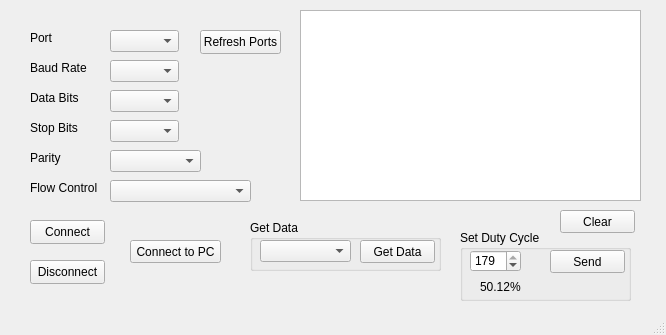
<?xml version="1.0" encoding="UTF-8"?>
<ui version="4.0">
 <class>MainWindow</class>
 <widget class="QMainWindow" name="MainWindow">
  <property name="geometry">
   <rect>
    <x>0</x>
    <y>0</y>
    <width>666</width>
    <height>335</height>
   </rect>
  </property>
  <property name="windowTitle">
   <string>MainWindow</string>
  </property>
  <widget class="QWidget" name="centralwidget">
   <widget class="QTextBrowser" name="textBrowser">
    <property name="geometry">
     <rect>
      <x>300</x>
      <y>10</y>
      <width>341</width>
      <height>191</height>
     </rect>
    </property>
   </widget>
   <widget class="QPushButton" name="btn_clear">
    <property name="geometry">
     <rect>
      <x>560</x>
      <y>210</y>
      <width>75</width>
      <height>23</height>
     </rect>
    </property>
    <property name="text">
     <string>Clear</string>
    </property>
   </widget>
   <widget class="QLabel" name="lbl_baudRate">
    <property name="geometry">
     <rect>
      <x>30</x>
      <y>60</y>
      <width>61</width>
      <height>16</height>
     </rect>
    </property>
    <property name="text">
     <string>Baud Rate</string>
    </property>
   </widget>
   <widget class="QComboBox" name="cmbBox_flowControl">
    <property name="geometry">
     <rect>
      <x>110</x>
      <y>180</y>
      <width>141</width>
      <height>22</height>
     </rect>
    </property>
   </widget>
   <widget class="QLabel" name="lbl_port">
    <property name="geometry">
     <rect>
      <x>30</x>
      <y>30</y>
      <width>49</width>
      <height>16</height>
     </rect>
    </property>
    <property name="text">
     <string>Port</string>
    </property>
   </widget>
   <widget class="QLabel" name="lbl_flowControl">
    <property name="geometry">
     <rect>
      <x>30</x>
      <y>180</y>
      <width>81</width>
      <height>16</height>
     </rect>
    </property>
    <property name="text">
     <string>Flow Control</string>
    </property>
   </widget>
   <widget class="QLabel" name="lbl_parity">
    <property name="geometry">
     <rect>
      <x>30</x>
      <y>150</y>
      <width>49</width>
      <height>16</height>
     </rect>
    </property>
    <property name="text">
     <string>Parity</string>
    </property>
   </widget>
   <widget class="QLabel" name="lbl_dataBits">
    <property name="geometry">
     <rect>
      <x>30</x>
      <y>90</y>
      <width>61</width>
      <height>16</height>
     </rect>
    </property>
    <property name="text">
     <string>Data Bits</string>
    </property>
   </widget>
   <widget class="QLabel" name="lbl_stopBits">
    <property name="geometry">
     <rect>
      <x>30</x>
      <y>120</y>
      <width>49</width>
      <height>16</height>
     </rect>
    </property>
    <property name="text">
     <string>Stop Bits</string>
    </property>
   </widget>
   <widget class="QComboBox" name="cmbBox_dataBits">
    <property name="geometry">
     <rect>
      <x>110</x>
      <y>90</y>
      <width>69</width>
      <height>22</height>
     </rect>
    </property>
   </widget>
   <widget class="QComboBox" name="cmbBox_parity">
    <property name="geometry">
     <rect>
      <x>110</x>
      <y>150</y>
      <width>91</width>
      <height>22</height>
     </rect>
    </property>
   </widget>
   <widget class="QComboBox" name="cmbBox_baudRate">
    <property name="geometry">
     <rect>
      <x>110</x>
      <y>60</y>
      <width>69</width>
      <height>22</height>
     </rect>
    </property>
   </widget>
   <widget class="QComboBox" name="cmbBox_port">
    <property name="geometry">
     <rect>
      <x>110</x>
      <y>30</y>
      <width>69</width>
      <height>22</height>
     </rect>
    </property>
   </widget>
   <widget class="QComboBox" name="cmbBox_stopBits">
    <property name="geometry">
     <rect>
      <x>110</x>
      <y>120</y>
      <width>69</width>
      <height>22</height>
     </rect>
    </property>
   </widget>
   <widget class="QPushButton" name="btn_refreshPorts">
    <property name="geometry">
     <rect>
      <x>200</x>
      <y>30</y>
      <width>81</width>
      <height>24</height>
     </rect>
    </property>
    <property name="text">
     <string>Refresh Ports</string>
    </property>
   </widget>
   <widget class="QPushButton" name="btn_disconnect">
    <property name="geometry">
     <rect>
      <x>30</x>
      <y>260</y>
      <width>75</width>
      <height>24</height>
     </rect>
    </property>
    <property name="text">
     <string>Disconnect</string>
    </property>
   </widget>
   <widget class="QPushButton" name="btn_connect">
    <property name="geometry">
     <rect>
      <x>30</x>
      <y>220</y>
      <width>75</width>
      <height>24</height>
     </rect>
    </property>
    <property name="text">
     <string>Connect</string>
    </property>
   </widget>
   <widget class="QPushButton" name="btn_connectToPC">
    <property name="geometry">
     <rect>
      <x>130</x>
      <y>240</y>
      <width>91</width>
      <height>23</height>
     </rect>
    </property>
    <property name="text">
     <string>Connect to PC</string>
    </property>
   </widget>
   <widget class="QGroupBox" name="groupBox">
    <property name="geometry">
     <rect>
      <x>460</x>
      <y>230</y>
      <width>171</width>
      <height>71</height>
     </rect>
    </property>
    <property name="title">
     <string>Set Duty Cycle</string>
    </property>
    <widget class="QPushButton" name="btn_sendDytyCycle">
     <property name="geometry">
      <rect>
       <x>90</x>
       <y>20</y>
       <width>75</width>
       <height>23</height>
      </rect>
     </property>
     <property name="text">
      <string>Send</string>
     </property>
    </widget>
    <widget class="QSpinBox" name="spinBox_dutyCycle">
     <property name="geometry">
      <rect>
       <x>10</x>
       <y>20</y>
       <width>51</width>
       <height>22</height>
      </rect>
     </property>
     <property name="maximum">
      <number>179</number>
     </property>
     <property name="value">
      <number>179</number>
     </property>
    </widget>
    <widget class="QLabel" name="lbl_DutyCycletoPersent">
     <property name="geometry">
      <rect>
       <x>20</x>
       <y>50</y>
       <width>47</width>
       <height>13</height>
      </rect>
     </property>
     <property name="text">
      <string>50.12%</string>
     </property>
    </widget>
   </widget>
   <widget class="QGroupBox" name="groupBox_2">
    <property name="geometry">
     <rect>
      <x>250</x>
      <y>220</y>
      <width>191</width>
      <height>51</height>
     </rect>
    </property>
    <property name="title">
     <string>Get Data</string>
    </property>
    <widget class="QComboBox" name="cmbBox_getData">
     <property name="geometry">
      <rect>
       <x>10</x>
       <y>20</y>
       <width>91</width>
       <height>22</height>
      </rect>
     </property>
    </widget>
    <widget class="QPushButton" name="btn_getData">
     <property name="geometry">
      <rect>
       <x>110</x>
       <y>20</y>
       <width>75</width>
       <height>23</height>
      </rect>
     </property>
     <property name="text">
      <string>Get Data</string>
     </property>
    </widget>
   </widget>
  </widget>
  <widget class="QMenuBar" name="menubar">
   <property name="geometry">
    <rect>
     <x>0</x>
     <y>0</y>
     <width>666</width>
     <height>21</height>
    </rect>
   </property>
  </widget>
  <widget class="QStatusBar" name="statusbar"/>
 </widget>
 <resources/>
 <connections/>
</ui>
